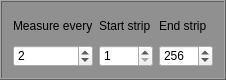
       <widget class="QFrame" name="frame_7">
        <property name="maximumSize">
         <size>
          <width>16777215</width>
          <height>80</height>
         </size>
        </property>
        <property name="palette">
         <palette>
          <active>
           <colorrole role="WindowText">
            <brush brushstyle="SolidPattern">
             <color alpha="255">
              <red>0</red>
              <green>0</green>
              <blue>0</blue>
             </color>
            </brush>
           </colorrole>
           <colorrole role="Button">
            <brush brushstyle="SolidPattern">
             <color alpha="255">
              <red>144</red>
              <green>144</green>
              <blue>144</blue>
             </color>
            </brush>
           </colorrole>
           <colorrole role="Light">
            <brush brushstyle="SolidPattern">
             <color alpha="255">
              <red>255</red>
              <green>255</green>
              <blue>255</blue>
             </color>
            </brush>
           </colorrole>
           <colorrole role="Midlight">
            <brush brushstyle="SolidPattern">
             <color alpha="255">
              <red>220</red>
              <green>220</green>
              <blue>220</blue>
             </color>
            </brush>
           </colorrole>
           <colorrole role="Dark">
            <brush brushstyle="SolidPattern">
             <color alpha="255">
              <red>93</red>
              <green>93</green>
              <blue>93</blue>
             </color>
            </brush>
           </colorrole>
           <colorrole role="Mid">
            <brush brushstyle="SolidPattern">
             <color alpha="255">
              <red>124</red>
              <green>124</green>
              <blue>124</blue>
             </color>
            </brush>
           </colorrole>
           <colorrole role="Text">
            <brush brushstyle="SolidPattern">
             <color alpha="255">
              <red>0</red>
              <green>0</green>
              <blue>0</blue>
             </color>
            </brush>
           </colorrole>
           <colorrole role="BrightText">
            <brush brushstyle="SolidPattern">
             <color alpha="255">
              <red>121</red>
              <green>121</green>
              <blue>121</blue>
             </color>
            </brush>
           </colorrole>
           <colorrole role="ButtonText">
            <brush brushstyle="SolidPattern">
             <color alpha="255">
              <red>0</red>
              <green>0</green>
              <blue>0</blue>
             </color>
            </brush>
           </colorrole>
           <colorrole role="Base">
            <brush brushstyle="SolidPattern">
             <color alpha="255">
              <red>144</red>
              <green>144</green>
              <blue>144</blue>
             </color>
            </brush>
           </colorrole>
           <colorrole role="Window">
            <brush brushstyle="SolidPattern">
             <color alpha="255">
              <red>144</red>
              <green>144</green>
              <blue>144</blue>
             </color>
            </brush>
           </colorrole>
           <colorrole role="Shadow">
            <brush brushstyle="SolidPattern">
             <color alpha="255">
              <red>0</red>
              <green>0</green>
              <blue>0</blue>
             </color>
            </brush>
           </colorrole>
           <colorrole role="AlternateBase">
            <brush brushstyle="SolidPattern">
             <color alpha="255">
              <red>220</red>
              <green>220</green>
              <blue>220</blue>
             </color>
            </brush>
           </colorrole>
           <colorrole role="NoRole">
            <brush brushstyle="SolidPattern">
             <color alpha="255">
              <red>145</red>
              <green>145</green>
              <blue>145</blue>
             </color>
            </brush>
           </colorrole>
           <colorrole role="ToolTipBase">
            <brush brushstyle="SolidPattern">
             <color alpha="255">
              <red>255</red>
              <green>255</green>
              <blue>220</blue>
             </color>
            </brush>
           </colorrole>
           <colorrole role="ToolTipText">
            <brush brushstyle="SolidPattern">
             <color alpha="255">
              <red>0</red>
              <green>0</green>
              <blue>0</blue>
             </color>
            </brush>
           </colorrole>
          </active>
          <inactive>
           <colorrole role="WindowText">
            <brush brushstyle="SolidPattern">
             <color alpha="255">
              <red>0</red>
              <green>0</green>
              <blue>0</blue>
             </color>
            </brush>
           </colorrole>
           <colorrole role="Button">
            <brush brushstyle="SolidPattern">
             <color alpha="255">
              <red>144</red>
              <green>144</green>
              <blue>144</blue>
             </color>
            </brush>
           </colorrole>
           <colorrole role="Light">
            <brush brushstyle="SolidPattern">
             <color alpha="255">
              <red>255</red>
              <green>255</green>
              <blue>255</blue>
             </color>
            </brush>
           </colorrole>
           <colorrole role="Midlight">
            <brush brushstyle="SolidPattern">
             <color alpha="255">
              <red>220</red>
              <green>220</green>
              <blue>220</blue>
             </color>
            </brush>
           </colorrole>
           <colorrole role="Dark">
            <brush brushstyle="SolidPattern">
             <color alpha="255">
              <red>93</red>
              <green>93</green>
              <blue>93</blue>
             </color>
            </brush>
           </colorrole>
           <colorrole role="Mid">
            <brush brushstyle="SolidPattern">
             <color alpha="255">
              <red>124</red>
              <green>124</green>
              <blue>124</blue>
             </color>
            </brush>
           </colorrole>
           <colorrole role="Text">
            <brush brushstyle="SolidPattern">
             <color alpha="255">
              <red>0</red>
              <green>0</green>
              <blue>0</blue>
             </color>
            </brush>
           </colorrole>
           <colorrole role="BrightText">
            <brush brushstyle="SolidPattern">
             <color alpha="255">
              <red>121</red>
              <green>121</green>
              <blue>121</blue>
             </color>
            </brush>
           </colorrole>
           <colorrole role="ButtonText">
            <brush brushstyle="SolidPattern">
             <color alpha="255">
              <red>0</red>
              <green>0</green>
              <blue>0</blue>
             </color>
            </brush>
           </colorrole>
           <colorrole role="Base">
            <brush brushstyle="SolidPattern">
             <color alpha="255">
              <red>144</red>
              <green>144</green>
              <blue>144</blue>
             </color>
            </brush>
           </colorrole>
           <colorrole role="Window">
            <brush brushstyle="SolidPattern">
             <color alpha="255">
              <red>144</red>
              <green>144</green>
              <blue>144</blue>
             </color>
            </brush>
           </colorrole>
           <colorrole role="Shadow">
            <brush brushstyle="SolidPattern">
             <color alpha="255">
              <red>0</red>
              <green>0</green>
              <blue>0</blue>
             </color>
            </brush>
           </colorrole>
           <colorrole role="AlternateBase">
            <brush brushstyle="SolidPattern">
             <color alpha="255">
              <red>220</red>
              <green>220</green>
              <blue>220</blue>
             </color>
            </brush>
           </colorrole>
           <colorrole role="NoRole">
            <brush brushstyle="SolidPattern">
             <color alpha="255">
              <red>145</red>
              <green>145</green>
              <blue>145</blue>
             </color>
            </brush>
           </colorrole>
           <colorrole role="ToolTipBase">
            <brush brushstyle="SolidPattern">
             <color alpha="255">
              <red>255</red>
              <green>255</green>
              <blue>220</blue>
             </color>
            </brush>
           </colorrole>
           <colorrole role="ToolTipText">
            <brush brushstyle="SolidPattern">
             <color alpha="255">
              <red>0</red>
              <green>0</green>
              <blue>0</blue>
             </color>
            </brush>
           </colorrole>
          </inactive>
          <disabled>
           <colorrole role="WindowText">
            <brush brushstyle="SolidPattern">
             <color alpha="255">
              <red>93</red>
              <green>93</green>
              <blue>93</blue>
             </color>
            </brush>
           </colorrole>
           <colorrole role="Button">
            <brush brushstyle="SolidPattern">
             <color alpha="255">
              <red>144</red>
              <green>144</green>
              <blue>144</blue>
             </color>
            </brush>
           </colorrole>
           <colorrole role="Light">
            <brush brushstyle="SolidPattern">
             <color alpha="255">
              <red>255</red>
              <green>255</green>
              <blue>255</blue>
             </color>
            </brush>
           </colorrole>
           <colorrole role="Midlight">
            <brush brushstyle="SolidPattern">
             <color alpha="255">
              <red>220</red>
              <green>220</green>
              <blue>220</blue>
             </color>
            </brush>
           </colorrole>
           <colorrole role="Dark">
            <brush brushstyle="SolidPattern">
             <color alpha="255">
              <red>93</red>
              <green>93</green>
              <blue>93</blue>
             </color>
            </brush>
           </colorrole>
           <colorrole role="Mid">
            <brush brushstyle="SolidPattern">
             <color alpha="255">
              <red>124</red>
              <green>124</green>
              <blue>124</blue>
             </color>
            </brush>
           </colorrole>
           <colorrole role="Text">
            <brush brushstyle="SolidPattern">
             <color alpha="255">
              <red>93</red>
              <green>93</green>
              <blue>93</blue>
             </color>
            </brush>
           </colorrole>
           <colorrole role="BrightText">
            <brush brushstyle="SolidPattern">
             <color alpha="255">
              <red>121</red>
              <green>121</green>
              <blue>121</blue>
             </color>
            </brush>
           </colorrole>
           <colorrole role="ButtonText">
            <brush brushstyle="SolidPattern">
             <color alpha="255">
              <red>93</red>
              <green>93</green>
              <blue>93</blue>
             </color>
            </brush>
           </colorrole>
           <colorrole role="Base">
            <brush brushstyle="SolidPattern">
             <color alpha="255">
              <red>144</red>
              <green>144</green>
              <blue>144</blue>
             </color>
            </brush>
           </colorrole>
           <colorrole role="Window">
            <brush brushstyle="SolidPattern">
             <color alpha="255">
              <red>144</red>
              <green>144</green>
              <blue>144</blue>
             </color>
            </brush>
           </colorrole>
           <colorrole role="Shadow">
            <brush brushstyle="SolidPattern">
             <color alpha="255">
              <red>0</red>
              <green>0</green>
              <blue>0</blue>
             </color>
            </brush>
           </colorrole>
           <colorrole role="AlternateBase">
            <brush brushstyle="SolidPattern">
             <color alpha="255">
              <red>186</red>
              <green>186</green>
              <blue>186</blue>
             </color>
            </brush>
           </colorrole>
           <colorrole role="NoRole">
            <brush brushstyle="SolidPattern">
             <color alpha="255">
              <red>145</red>
              <green>145</green>
              <blue>145</blue>
             </color>
            </brush>
           </colorrole>
           <colorrole role="ToolTipBase">
            <brush brushstyle="SolidPattern">
             <color alpha="255">
              <red>255</red>
              <green>255</green>
              <blue>220</blue>
             </color>
            </brush>
           </colorrole>
           <colorrole role="ToolTipText">
            <brush brushstyle="SolidPattern">
             <color alpha="255">
              <red>0</red>
              <green>0</green>
              <blue>0</blue>
             </color>
            </brush>
           </colorrole>
          </disabled>
         </palette>
        </property>
        <property name="font">
         <font>
          <weight>75</weight>
          <bold>true</bold>
         </font>
        </property>
        <property name="styleSheet">
         <string notr="true">QFrame { background :rgb(144, 144, 144) }</string>
        </property>
        <property name="frameShape">
         <enum>QFrame::Box</enum>
        </property>
        <property name="frameShadow">
         <enum>QFrame::Raised</enum>
        </property>
        <layout class="QGridLayout" name="gridLayout_8">
         <item row="2" column="1">
          <widget class="QDoubleSpinBox" name="C_ac_Start_strip">
           <property name="decimals">
            <number>0</number>
           </property>
           <property name="minimum">
            <double>1.000000000000000</double>
           </property>
           <property name="maximum">
            <double>3000.000000000000000</double>
           </property>
           <property name="singleStep">
            <double>1.000000000000000</double>
           </property>
           <property name="value">
            <double>1.000000000000000</double>
           </property>
          </widget>
         </item>
         <item row="2" column="2">
          <widget class="QDoubleSpinBox" name="C_ac_End_strip">
           <property name="buttonSymbols">
            <enum>QAbstractSpinBox::UpDownArrows</enum>
           </property>
           <property name="decimals">
            <number>0</number>
           </property>
           <property name="minimum">
            <double>1.000000000000000</double>
           </property>
           <property name="maximum">
            <double>3000.000000000000000</double>
           </property>
           <property name="value">
            <double>256.000000000000000</double>
           </property>
          </widget>
         </item>
         <item row="2" column="0">
          <widget class="QDoubleSpinBox" name="C_ac_every">
           <property name="decimals">
            <number>0</number>
           </property>
           <property name="minimum">
            <double>1.000000000000000</double>
           </property>
           <property name="maximum">
            <double>3000.000000000000000</double>
           </property>
           <property name="singleStep">
            <double>1.000000000000000</double>
           </property>
           <property name="value">
            <double>2.000000000000000</double>
           </property>
          </widget>
         </item>
         <item row="1" column="2">
          <widget class="QLabel" name="voltages_steps_label_CV_5">
           <property name="text">
            <string>End strip</string>
           </property>
          </widget>
         </item>
         <item row="1" column="0">
          <widget class="QLabel" name="max_voltage_label_CV_5">
           <property name="text">
            <string>Measure every</string>
           </property>
          </widget>
         </item>
         <item row="1" column="1">
          <widget class="QLabel" name="complience_label_CV_5">
           <property name="text">
            <string>Start strip</string>
           </property>
          </widget>
         </item>
        </layout>
       </widget>
